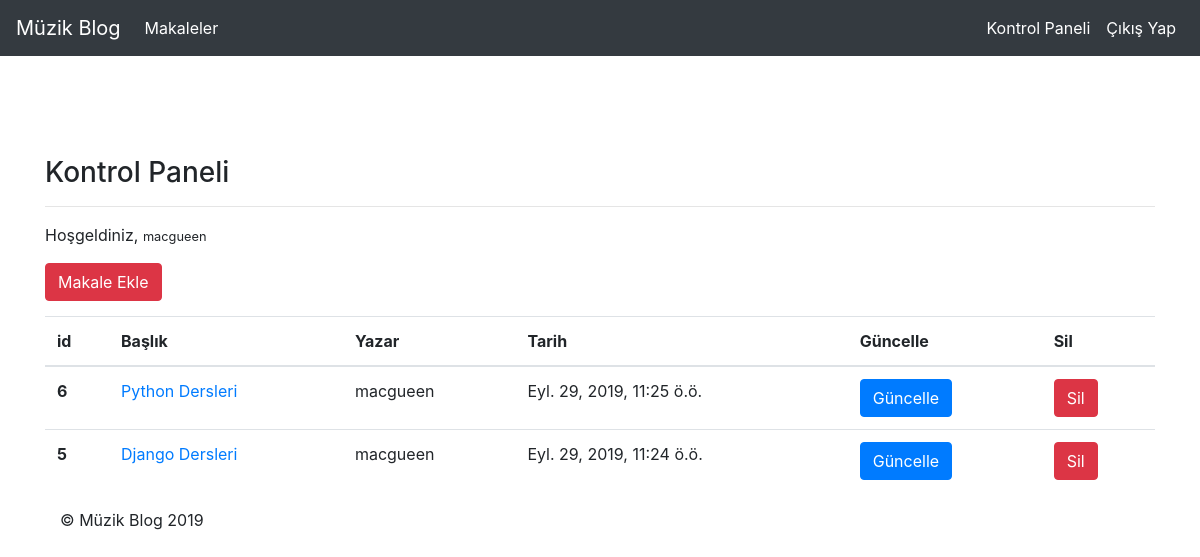
Screenshot of /articles/dashboard/ (signed in) with the database file from the repository.
### article/models.py (models this page shows, shortened)
class Article(models.Model):
    author = models.ForeignKey("auth.User",on_delete = models.CASCADE,verbose_name = "Yazar")
    title = models.CharField(max_length = 50,verbose_name = "Başlık")
    content = RichTextField()
    created_date = models.DateTimeField(auto_now_add = True,verbose_name = "Oluşturulma Tarihi")
    article_image = models.FileField(blank = True, null = True,verbose_name = "Makaleye Fotoğraf Ekleyin")
    class Meta:
        ordering = ['-created_date']

### article/views.py (the view)
# urls.py: path('dashboard/', views.dashboard,name = "dashboard"),
@login_required(login_url = "user:login")
def dashboard(request):
    articles = Article.objects.filter(author = request.user)
    context = {
        "articles" : articles
    }
    return render(request,"dashboard.html",context)

### templates/dashboard.html
{% extends "layout.html" %}
{% block body %}
  <h3>Kontrol Paneli</h3>
  <hr>
    <p>
        Hoşgeldiniz, <small>{{request.user.username}}</small>
        <br>
    </p>
    <a href = "/articles/addarticle" class = "btn btn-danger">Makale Ekle</a>
    {% if articles %}
    <table class="table" style = "margin-top : 15px">
            <thead>
              <tr>
                <th scope="col">id</th>
                <th scope="col">Başlık</th>
                <th scope="col">Yazar</th>
                <th scope="col">Tarih</th>
                <th scope="col">Güncelle</th>
                <th scope="col">Sil</th>
              </tr>
            </thead>
            <tbody>
                {% for article in articles %}
                    <tr>
                        <th scope="row">{{article.id}}</th>
                        <td><a href="/articles/article/{{article.id}}">{{article.title}}</a></td>
                        <td>{{article.author.username}}</td>
                        <td>{{article.created_date}}</td>
                        <td><a href="/articles/update/{{article.id}}" class = "btn btn-primary">Güncelle</a></td>
                        <td><a href="/articles/delete/{{article.id}}" class = "btn btn-danger">Sil</a></td>
                    </tr>
                {% endfor %}
            </tbody>
          </table>
    {% else %}
          <div class = "alert alert-danger" style = "margin-top : 15px">
              Henüz bir makaleniz bulunmuyor
          </div>
    {% endif %}
{% endblock body %}

### rows the page displays
Article: id "6", title "Python Dersleri", author.username "macgueen", created_date "Eyl. 29, 2019, 11:25 ö.ö."
Article: id "5", title "Django Dersleri", author.username "macgueen", created_date "Eyl. 29, 2019, 11:24 ö.ö."

### other values shown
{{ request.user.username }} "macgueen"
